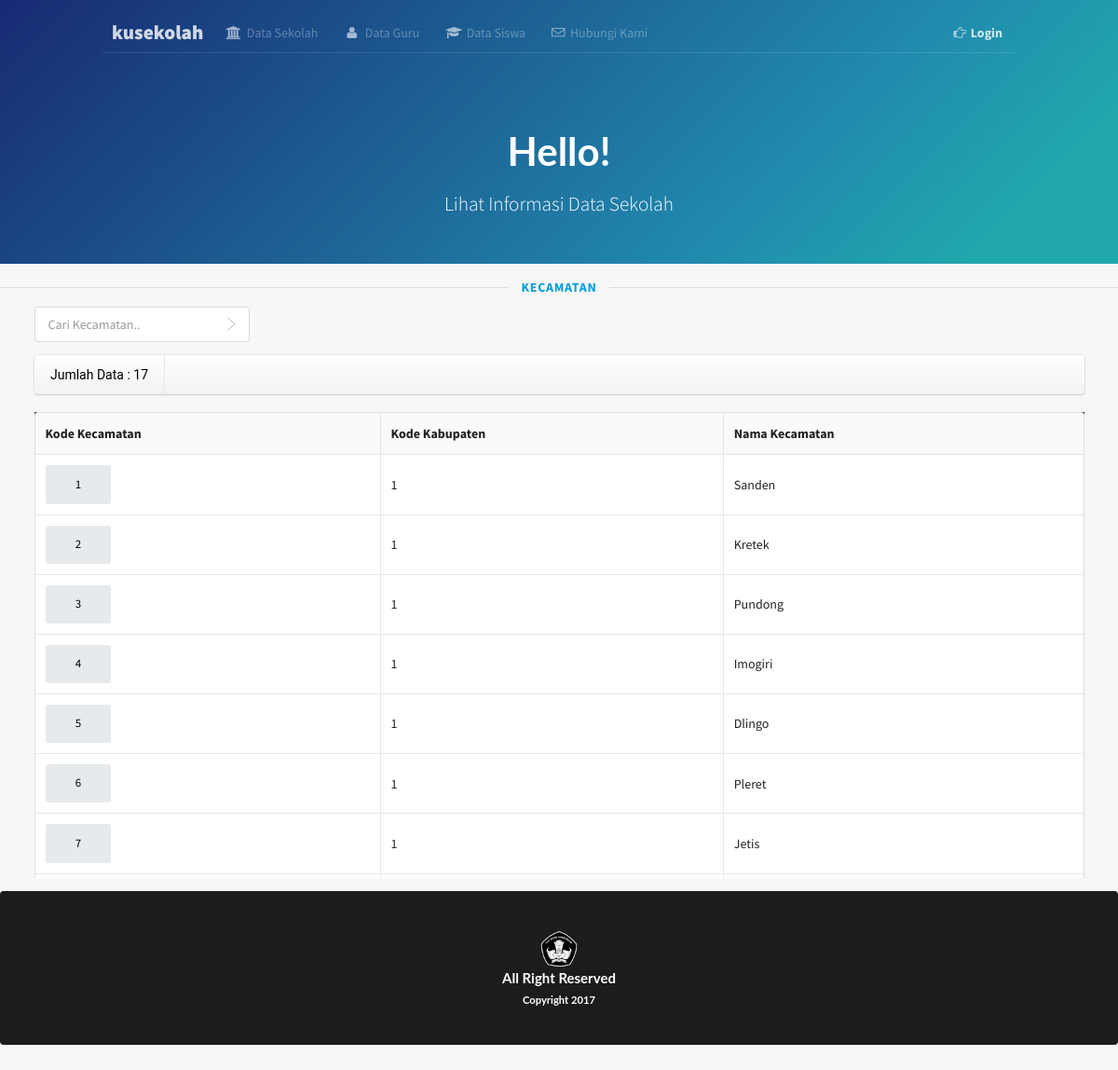
Screenshot of /datasekolah/userkecpage.php?id= 1 with the database file from the repository.
### tables this page shows
CREATE TABLE `kecamatan` (
  `kode_kec` int(11) NOT NULL,
  `nama_kec` varchar(30) NOT NULL,
  `kode_kab` int(11) NOT NULL
);

### datasekolah/userkecpage.php (the view, shortened to what this page needs)
<?php
    include "../koneksi.php";
    $kunci=$_GET['id'];
    $query = "SELECT * FROM kecamatan where kode_kab='$kunci'";
    $sql = mysql_query($query, $koneksi);
    $jumlah_baris = mysql_num_rows($sql);
?><!DOCTYPE html>
<html>
<head>
  <link rel="stylesheet" type="text/css" href="../semantic-ui/semantic.css">
  <link rel="stylesheet" type="text/css" href="../homepage.css">
  <link rel="stylesheet" type="text/css" href="../dist/components/container.css">
  <link rel="stylesheet" type="text/css" href="../iconfonts/flaticon.css">
  <link rel="stylesheet" type="text/css" href="../dist/components/icon.css">
  <link rel="stylesheet" type="text/css" href="../dist/components/header.css">
  <link rel="stylesheet" type="text/css" href="../dist/components/table.css">
  </head>
  <body id="home">
  <div class="ui inverted masthead centered segment">
    <div class="ui page grid">
      <div class="column">
        <div class="ui secondary pointing menu">
          <a class="logo item" onclick="window.location.href='../index.php'">
            kusekolah  </a>
          <a class="item" onclick="window.location.href='userpage.php'">
            <i class="university icon" style="color: white"></i> Data Sekolah
          </a>
          <a class="item" onclick="window.location.href='../dataguru/userpage.php'">
            <i class="user icon" style="color: white"></i> Data Guru
          </a>
          <a class="item" onclick="window.location.href='../datasiswa/userpage.php'">
            <i class="student icon" style="color: white"></i> Data Siswa
          </a>
          <a class="item">
            <i class="flaticon-mail" style="color: white"></i> Hubungi Kami
          </a>
          <div class="right menu">
            <a class="ui item" href="../login.html" style="color: white" title="Login Ke Akun Anda">
              <i class="pointing right icon" style="color: white"></i><b>Login</b>
            </a>
          </div>
        </div>
        <div class="ui hidden transition information">
          <h1 class="ui inverted centered header">
                Hello!
          </h1>
            <p class="ui centered lead">Lihat Informasi Data Sekolah</p>
          <br>
        </div>
      </div>
    </div>
  </div>
  <br>
  <div class="ui horizontal divider"><a>KECAMATAN</a></div>
  <div class="ui container">
  <div class="ui icon input">
    <input type="text" id="inputsearch" onkeyup="fungsisearch()" placeholder="Cari Kecamatan.." title="Tulis Kode Kecamatan disini">
    <i class="flaticon-move link icon"></i>
  </div>
    <div class="ui mini horizontal menu">
      <a class="item" style="color: black;font-family: Roboto">
        <?php echo "Jumlah Data : ".$jumlah_baris;?>
      </a>
    </div>
  </div>
  <br>
  <div class="ui container">
    <div class="scrollmenu">
      <table class="ui selectable celled table" id="tabelkec">
        <thead>
        <tr>
          <th>Kode Kecamatan</th>
          <th>Kode Kabupaten</th>
          <th>Nama Kecamatan</th>
        </tr>
        </thead>
        <tbody>
          <?php while($data = mysql_fetch_object($sql)): ?>
        <tr>
          <td><a class="ui button" style="color: black" onclick="window.location.href='usersekolahpage.php?kode_kec=<?php echo $data->kode_kec;?>'"><?php echo $data->kode_kec;?></a></td>
          <td><?php echo $data->kode_kab;?></td>
          <td><?php echo $data->nama_kec;?></td>
        </tr>
          <?php
          endwhile;?>
        </tbody>
      </table>
    </div>
  </div>
  <div class="ui inverted footer segment center">
    <div class="ui container">
      <center><img src="../img/twh.png" style="width: 40px;height: 40px"></center>
    </div>
      <center>
        <h4 class="ui inverted header">All Right Reserved<br><sub>Copyright 2017</sub></h4>
      </center>
  </div>
</body>
</html>

### homepage.css (style rules this page uses)
html { font-size: 14px; }
#home .masthead { background: rgb(24,42,115); background: -moz-linear-gradient(-45deg, rgba(24,42,115,1) 0%, rgba(33,138,174,1) 69%, rgba(32,167,172,1) 89%); background: -webkit-gradient(linear, left top, right bottom, color-stop(0%,rgba(24,42,115,1)), color-stop(69%,rgba(33,138,174,1)), color-stop(89%,rgba(32,167,172,1))); background: -webkit-linear-gradient(-45deg, rgba(24,42,115,1) 0%,rgba(33,138,174,1) 69%,rgba(32,167,172,1) 89%); background: -o-linear-gradient(-45deg, rgba(24,42,115,1) 0%,rgba(33,138,174,1) 69%,rgba(32,167,172,1) 89%); background: -ms-linear-gradient(-45deg, rgba(24,42,115,1) 0%,rgba(33,138,174,1) 69%,rgba(32,167,172,1) 89%); background: linear-gradient(135deg, rgba(24,42,115,1) 0%,rgba(33,138,174,1) 69%,rgba(32,167,172,1) 89%); filter: progid:DXImageTransform.Microsoft.gradient( startColorstr='#182a73', endColorstr='#20a7ac',GradientType=1 ); border-radius: 0; margin: 0em; padding: 1rem 0rem 0; }
#home .masthead .column { position: relative; }
#home .masthead .information { margin: 6em 1em 0 1em; text-align: center; }
#home .masthead .information p { display: block; text-align: center; width: 100%; font-weight: 300; font-size: 20pt; }
#home p.ui.centered.lead { font-weight: 300; font-size: 16pt; padding: 0px 30px; line-height: 1.5; text-align: center; margin-bottom: 0.7em; }
.ui.secondary.pointing.menu { border-bottom: 1px solid rgba(255,255,255, 0.1); }
.ui.menu .logo.item { font-weight: 800;color: #ffffff;font-size: 16pt;padding: 0 10px !important; }
.ui.menu .item { color: rgba(255,255,255,0.4); }
.ui.secondary.pointing.menu > .menu > .item, .ui.secondary.pointing.menu > .item { border-bottom-width: 1px; margin: 0 0 -1px; }
.ui.secondary.pointing.menu .item i { margin-right: 3px; color: rgba(255,255,255,0.6); }
.ui.secondary.pointing.menu > .menu > .item:not(.logo), .ui.secondary.pointing.menu > .item:not(.logo) { padding: 1em 0; margin-left: 1em; margin-right: 1em; }
#home .segment h1 { font-size: 3em; }
#home .footer.segment { background-color: #000000; padding: 3rem 0rem; }

### datasekolah/userkecpage.php (style rules this page uses)
div.scrollmenu { background-color: #333; overflow: auto; max-height: 500px; white-space: nowrap; }
div.scrollmenu a { display: inline-block; color: white; text-align: center; padding: 14px; text-decoration: none; }

### rows the page displays
kecamatan: kode_kec "1", kode_kab "1", nama_kec "Sanden"
kecamatan: kode_kec "2", kode_kab "1", nama_kec "Kretek"
kecamatan: kode_kec "3", kode_kab "1", nama_kec "Pundong"
kecamatan: kode_kec "4", kode_kab "1", nama_kec "Imogiri"
kecamatan: kode_kec "5", kode_kab "1", nama_kec "Dlingo"
kecamatan: kode_kec "6", kode_kab "1", nama_kec "Pleret"
kecamatan: kode_kec "7", kode_kab "1", nama_kec "Jetis"

### other values shown
$jumlah_baris "17"
